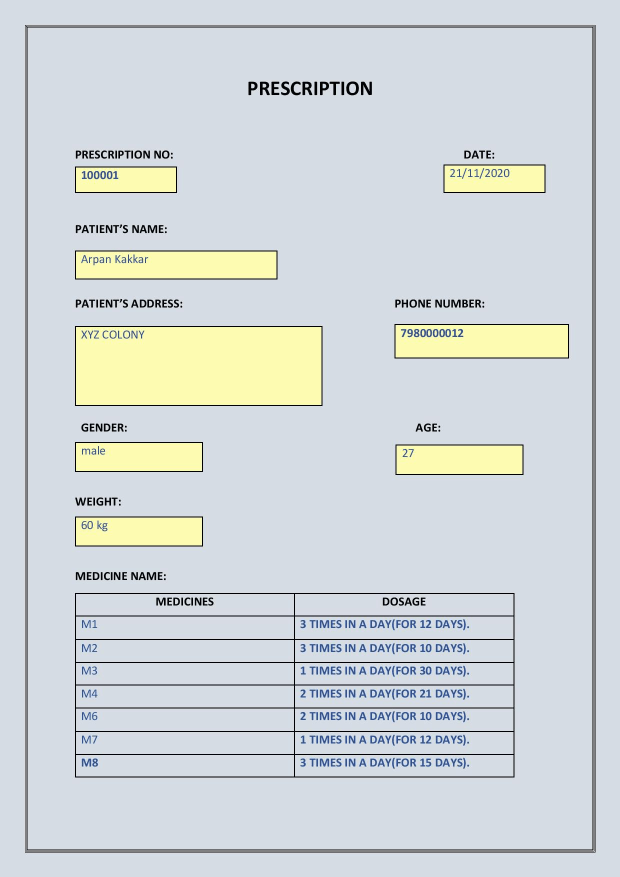
#> input picture Medico/Text Extraction Project/Query.png, 1240 x 1754 px (shown at 1/2 size)
$ python ROI.py
#> lines starting #> are read from the running program, lines starting #| are printed output that depends on the picture
"""
This script allows to collect raw points from an image.
The inputs are two mouse clicks one in the 0,0 position and
the second in (w,h)/diagonal position of a rectangle.
Once a rectangle is selected the user is asked to enter the type
and the Name:
Type can be 'text' or 'box'
Name can be anything
"""

import cv2
import random

path= 'Query.png'
scale = 0.4

circles = []
counter = 0
counter2 = 0
point1=[]
point2=[]
myPoints = []
myColor=[]
def mousePoints(event,x,y,flags,params):
    global counter,point1,point2,counter2,circles,myColor
    if event == cv2.EVENT_LBUTTONDOWN:
        if counter==0:
            point1=int(x//scale),int(y//scale);
            counter +=1
            myColor = (random.randint(0,2)*200,random.randint(0,2)*200,random.randint(0,2)*200 )
        elif counter ==1:
            point2=int(x//scale),int(y//scale)
            type = input('Enter Type')
            name = input ('Enter Name ')
            myPoints.append([point1,point2,type,name])
            counter=0
        circles.append([x,y,myColor])
        counter2 += 1

img = cv2.imread(path)
#> img is the input picture: shape (1754, 1240, 3); mean B, G, R 216.7, 215, 208.9
img = cv2.resize(img, (0, 0), None, scale, scale)
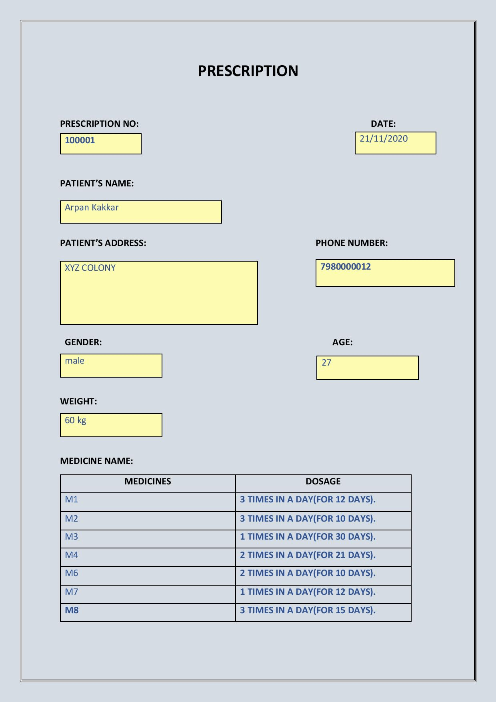
#> img: shape (702, 496, 3); mean B, G, R 217.3, 215.6, 209.5

while True:
    # To Display points
    for x,y,color in circles:
        cv2.circle(img,(x,y),3,color,cv2.FILLED)
    cv2.imshow("Original Image ", img)
    cv2.setMouseCallback("Original Image ", mousePoints)
    if cv2.waitKey(1)& 0xFF == ord('s'):
#> (key Esc is pressed here)
        print(myPoints)
        break
